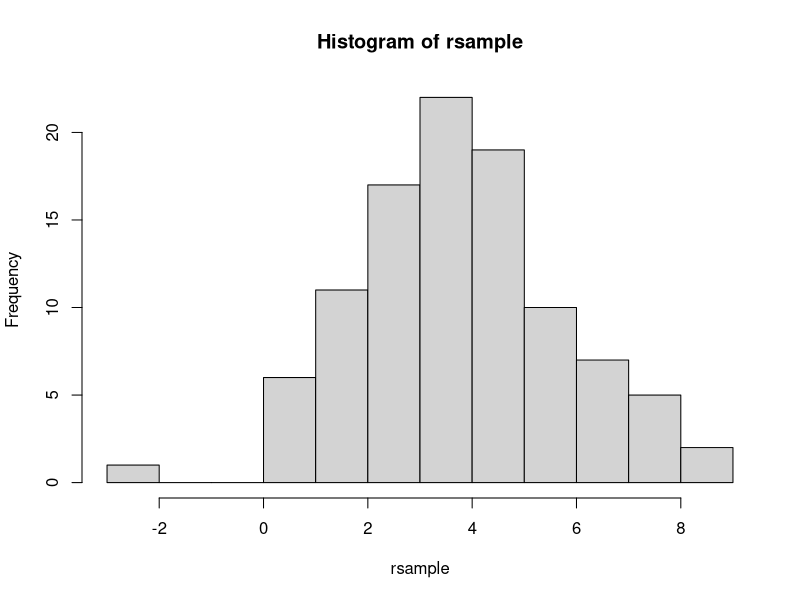
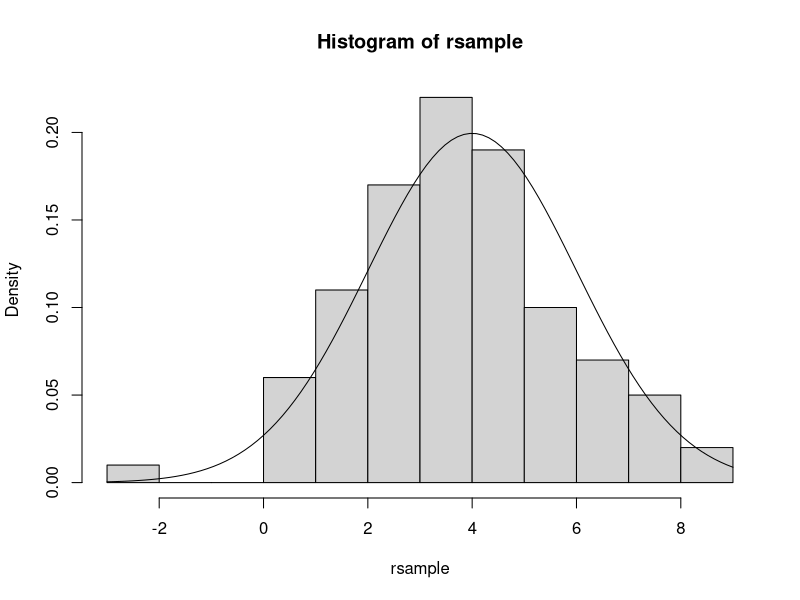
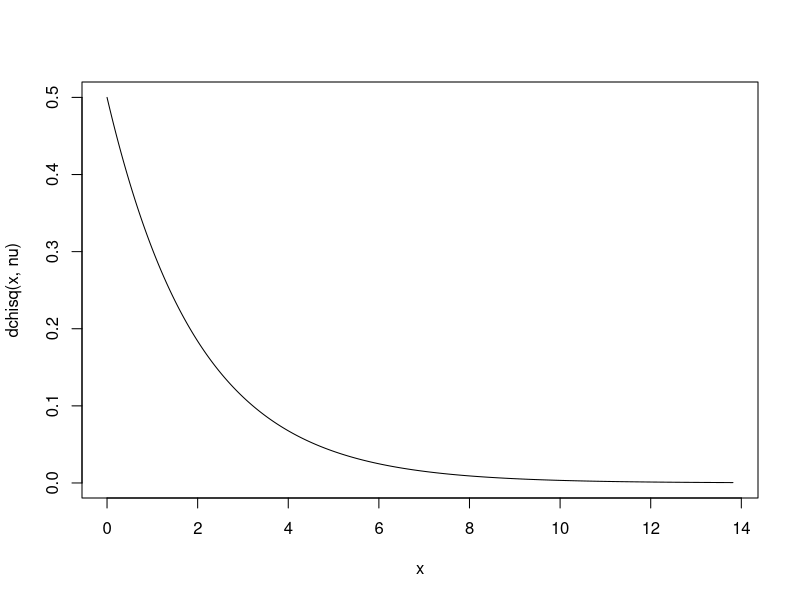
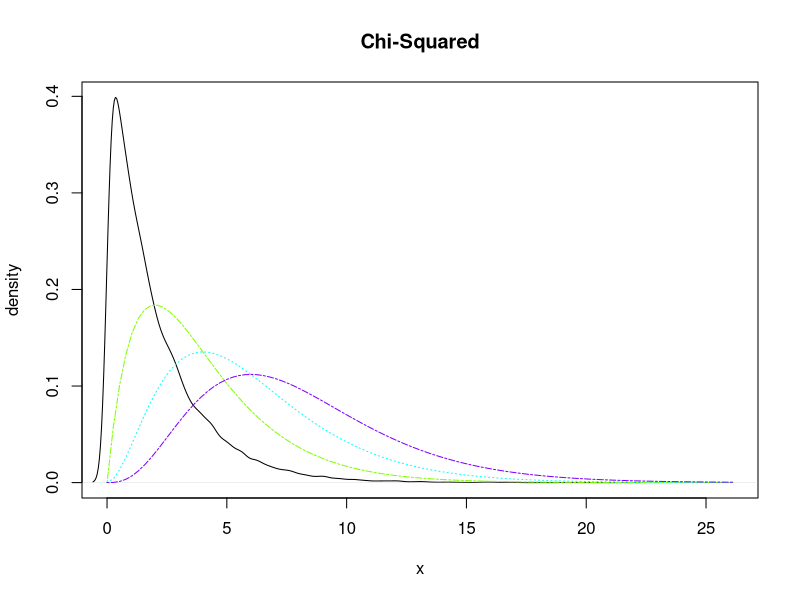
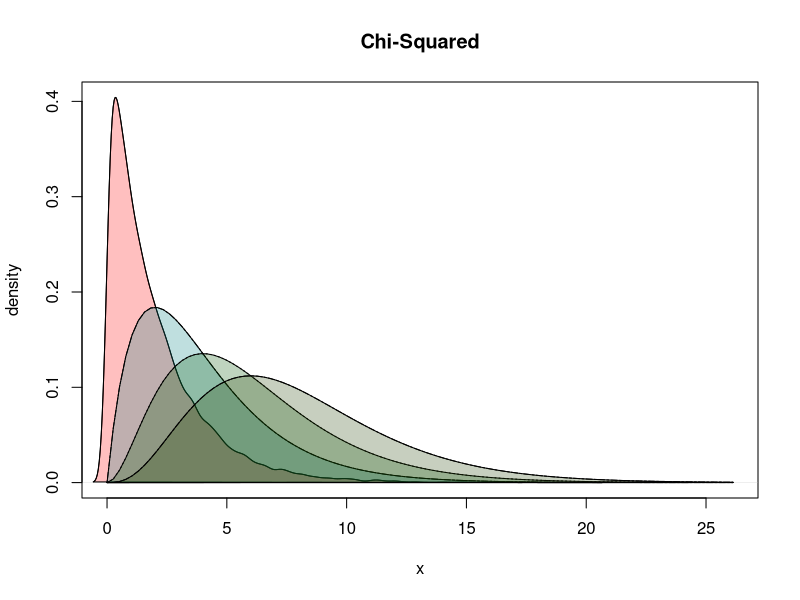
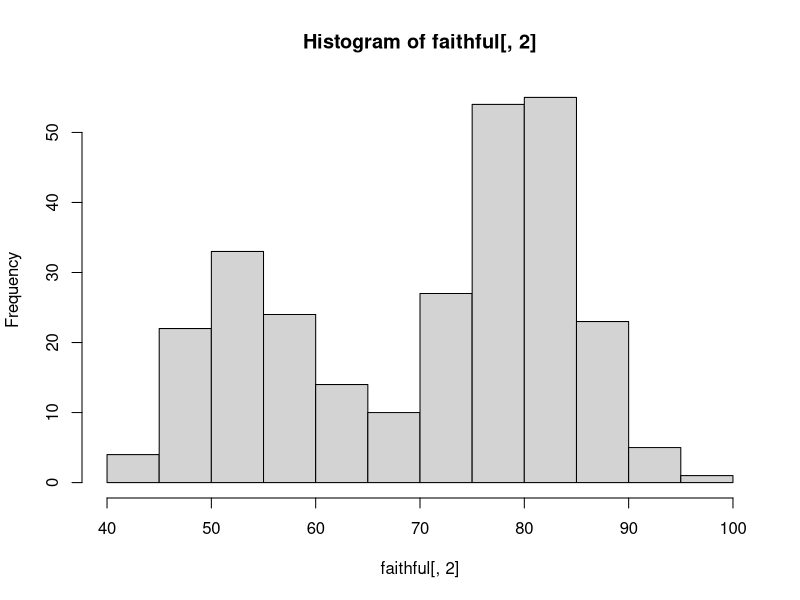
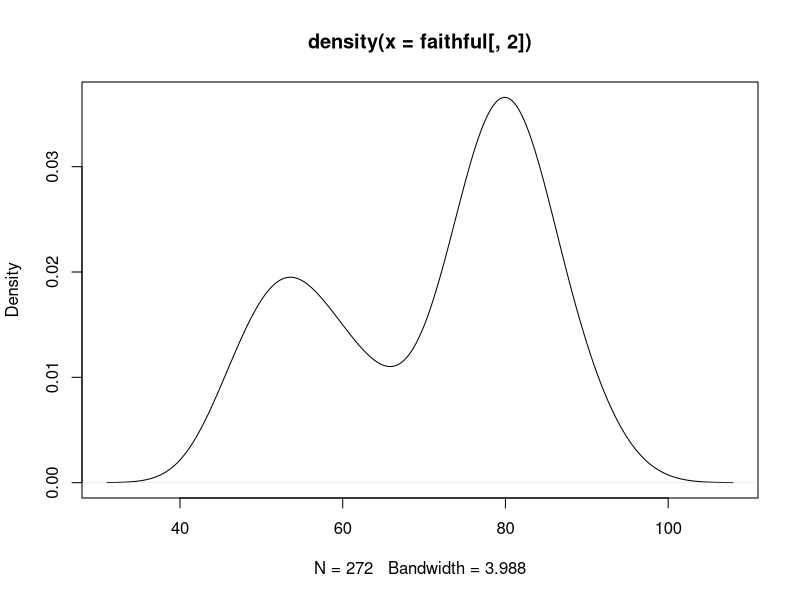
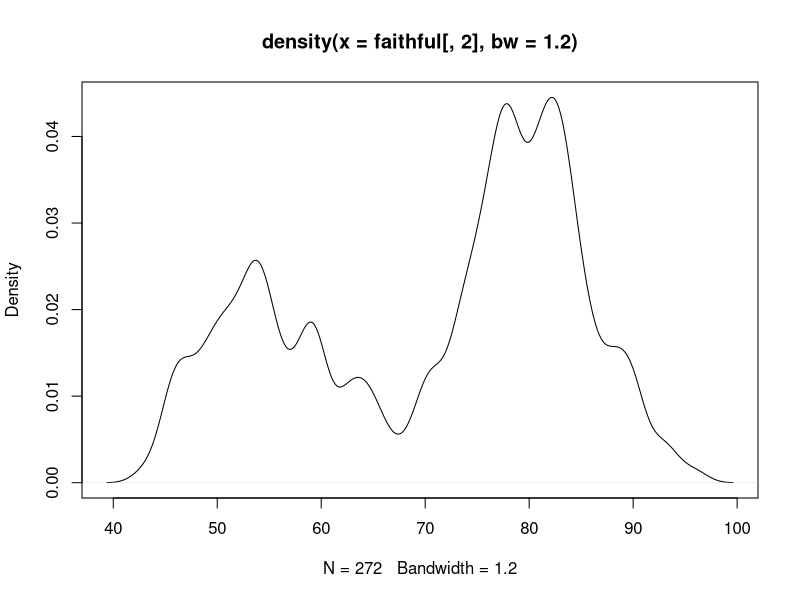

Write R code to recreate these figures, in order.
# Task 1 part(a) ---------------------------------------------------------
## ?round is used to look up to the specific documentation for 'round' in specific packages and libraries
##        so it only works with exact macthes.
## ??regression is used to help search. It will search R documentation for a phase or term.

# Task 1 part(b) ---------------------------------------------------------
x = 1/7
sprintf("%.15f",x)

# Task 1 part(c) ---------------------------------------------------------
# demo(graphics)
## When to use a coplot: For conditioning plots, such that the formula is in the form y~x/a
## we need to plot y versus x should be produced conditional on the variable a 

# Task 1 part(d) ---------------------------------------------------------
## It illustrates that in computer, float numbers are stored as 
## It illustrates that float numbers are stored as 64-bit binary numbers in the computer.
## Therefore, there will be small difference between .1+.2 and .3.

# Task 1 part(e) ---------------------------------------------------------
rep(1:100,each=2)*c(1,0)-c(0,1)


# Task 2 ---------------------------------------------------------
z = sample(c(sample(-100:100, 27), rep(NA, 3)))
tmp = runif(1, min = 3, max = 4)
m.mat = matrix(c(1:4, tmp, 6L:9L), nrow = 3)
colnames(m.mat) = c("A", "B", "A")
m.df = data.frame(A = 1:3, B = c(4, tmp, 6L), A = 7L:9L)

# Task 2 part(a)(i) ---------------------------------------------------------
z[1]

# Task 2 part(a)(ii) ---------------------------------------------------------
z[2:5]

# Task 2 part (a)(iii) ---------------------------------------------------------
z[1:(length(z)-2)]

# Task 2 part (a)(iv) ---------------------------------------------------------
z[seq(2,length(z),by=2)]

# Task 2 part (a)(v) ---------------------------------------------------------
z[z>0 & !is.na(z)]

# Task 2 part (a)(vi) ---------------------------------------------------------
z[!is.na(z)]

# Task 2 part (a)(vii) ---------------------------------------------------------
z[seq(2,length(z),by=3)]

# Task 2 part (b) ---------------------------------------------------------
z.named = setNames(z, state.name[1:length(z)])
z.named[c("Michigan")]
## Through setNames, each element of z is given a name, which corresponds to the first (length(z)) state names of US. 
## The second command returns the value in z whose name is "Michigan".

# Task 2 part (c)(i) ---------------------------------------------------------
m.mat[1:2,]

# Task 2 part (c)(ii) ---------------------------------------------------------
m.mat[col(m.mat)==2 & m.mat>log2(10)]

# Task 2 part (d) ---------------------------------------------------------
## the first 9 elements in m.mat, following column order.

# Task 2 part (e)(i) ---------------------------------------------------------
m.df[1:2,]

# Task 2 part (e)(ii) ---------------------------------------------------------
m.df[col(m.df)==2 & m.df>log2(10)]

# Task 2 part (f) ---------------------------------------------------------
## matrices are special vectors in R, m.mat stores numeric values, 
##    all the columns have the same type. two dimensional vector, the column name does not matter 
## for dataframe, different columns could have different type 
##    no column could have the same name, column name is an index 

# Task 3 part ( a) ---------------------------------------------------------
rm(list = ls())
grade_index = data.frame(gindex = c(1:5), grade = factor(c("A", "B", "C", "D", "F")),desc = factor(c("Excellent", "Good", "Satisfactory", "Poor", "Inadequate")))
grade = data.frame(grade_index[c(3,3,4,1,1,2,2,2,2,1,2,3,1,2,5,1,2,1,4,1,1,1,3,3,1,3,2,2,1,2,3,2,1,1,2,3,3,2,3,2), ])
fail = grade$gindex > 4 
gradebook.df = data.frame(grade, fail, gender = factor(c(rep("Female", 20), rep("Male", 20))) ,
                          proj = as.integer(c(rep(18,6), rep(17, 4), rep(16, 3), rep(15, 7), rep(18, 5), rep(17, 4), rep(16, 5), rep(15, 6))))
rownames(gradebook.df) = c(1:40)
sapply(gradebook.df, class)

# Task 3 part (b) ---------------------------------------------------------
data.frame(count = summary(gradebook.df$grade))

# Task 3 part (c) ---------------------------------------------------------
aggregate(gradebook.df$proj, by = gradebook.df['grade'], FUN = mean)
        
# Task 3 part (d) ---------------------------------------------------------
gradebook.df[sample(nrow(gradebook.df), 10), ]         

# Task 4 part (a) ---------------------------------------------------------
rsample = rnorm(100, mean = 4, sd = 2)
hist(rsample, freq = TRUE)

# Task 4 part (b) ---------------------------------------------------------
hist(rsample, freq = FALSE)
curve(dnorm(x,4,2), add = TRUE, main = "t")

# Task 4 part (c) ---------------------------------------------------------
sample_mix=rnorm(1000, 0, 1)
sample_mix=sample_mix*c(rep(1,700),rep(2,300))+c(rep(0,700),rep(4,300))

# Task 5 part (a) ---------------------------------------------------------
chisqdens.plot = function(nu) {
  x = seq(from = 0, to = qchisq(0.999,nu), by = 0.001)
  plot(x, dchisq(x, nu), type = "l", xlim = c(0, qchisq(0.999,nu)))
}
chisqdens.plot(2)

# Task 5 part (b) ---------------------------------------------------------
chisqdens.plot = function(nu.vec) {
  xmax = max(qchisq(0.999,nu.vec))
  x = seq(from = 0, to= xmax, by = 0.001)
  plot(density(rchisq(length(x),nu.vec[1])), type = "l", ylab = "density", xlim = c(0, xmax), main = "Chi-Squared", xlab = "x", lty = 1)
  col_all = rainbow(length(nu.vec))
  for (i in 2:length(nu.vec)) {
    curve(dchisq(x, nu.vec[i]), add = TRUE, col = col_all[i], lty = i*3)
  }
}
chisqdens.plot(c(2, 4, 6, 8))

# Task 5 part (c) ---------------------------------------------------------
chisqdens.plot = function(nu.vec) {
  xmax = max(qchisq(0.999,nu.vec))
  x = seq(from = 0, to= xmax, by = 0.001)
  y1 = density(rchisq(length(x),nu.vec[1]))
  plot(y1,  type = 'l',
       ylab = "density", xlim = c(0, xmax), main = "Chi-Squared", xlab = "x")
  polygon(y1, col = hsv(1,1,1, alpha = 0.25))
  for (i in 2:length(nu.vec)) {
    temp = curve(dchisq(x, nu.vec[i]), add = TRUE,  lty = i*3)
    polygon(temp, col = hsv(1/i, 1, 1/i, alpha = 0.25))
  }
}
chisqdens.plot(c(2, 4, 6, 8))

# Task 6 part (a) ---------------------------------------------------------
## "eruptions": Eruption time in mins, numeric values 
## "waiting": Waiting time to next eruption (in mins), numeric values 

# Task 6 part (b) ---------------------------------------------------------
hist(faithful[,2])
plot(density(faithful[,2]))
plot(density(faithful[,2], bw = 1.2)) # adjust the bandwidth, it gives more information

# Task 6 part (c) ---------------------------------------------------------
qqnorm(faithful[,2])
## It shows that 'waiting' does not follows a normal distribution.

# Task 6 part (d) ---------------------------------------------------------
plot(faithful[,1],faithful[,2],xlab="eruptions",ylab="waiting")
lines(lowess(faithful[,1],faithful[,2]))
## It shows that eruption and waiting is very likely to be positively correlated 

# Task 7  ---------------------------------------------------------
library(lattice)
xyplot(NOx ~ E, data = ethanol)
xyplot(NOx ~ C, data = ethanol)   

EE <- equal.count(ethanol$E, number=9, overlap=1/4)
plot(EE)
## The equal.count() function takes a numerical variable and divides its values into groups of approximately equal size. 
## The number of the groups is specified by the number argument. 

## Constructing panel functions on the fly; prepanel
xyplot(NOx ~ C | EE, data = ethanol,
       prepanel = function(x, y) prepanel.loess(x, y, span = 1),
       xlab = "Compression Ratio", ylab = "NOx (micrograms/J)",
       panel = function(x, y) {
         panel.grid(h = -1, v = 2)
         panel.xyplot(x, y)
         panel.loess(x, y, span=1)
       },
       aspect = "xy")
## displays the relationship between NOx and C for each level of factor EE
## At each level og equivalence ratio, increasing C, NOx increasing 
## While holding C constant, there is evidence that increasing E will affect NOx increase first then decrease, have a peak value around 0.9, such that they have quadratic relationship
## While holding E constant, there is evidence that increasing C will scattering NOx more, but no obvious value change 
